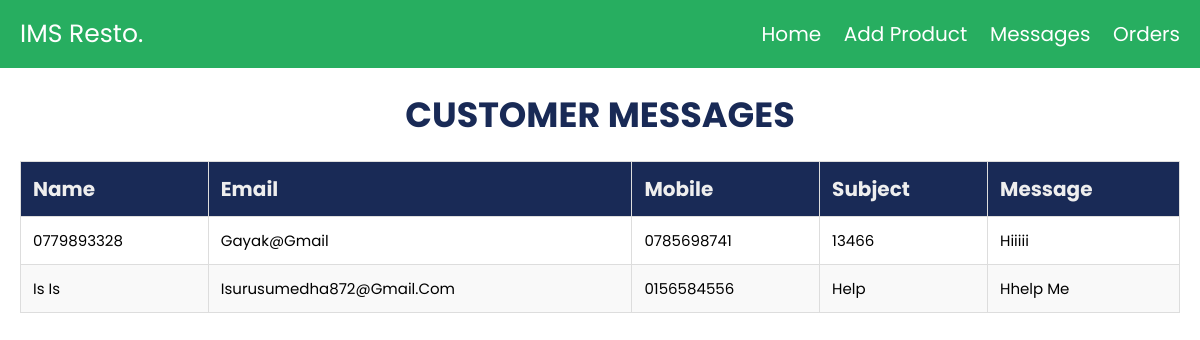
Screenshot of /resturent/viewmessage.php with the database file from the repository.
### tables this page shows
CREATE TABLE `contact_form` (
  `id` int(11) NOT NULL,
  `name` varchar(255) NOT NULL,
  `email` varchar(255) NOT NULL,
  `mobile` varchar(20) NOT NULL,
  `subject` varchar(255) NOT NULL,
  `message` text NOT NULL,
  `created_at` timestamp NOT NULL DEFAULT current_timestamp()
);

### resturent/viewmessage.php (the view, shortened to what this page needs)
<?php
@include 'config.php';
$select_messages = mysqli_query($conn, "SELECT * FROM `contact_form`");
$messages = [];
if(mysqli_num_rows($select_messages) > 0){
    while($row = mysqli_fetch_assoc($select_messages)){
        $messages[] = $row;
    }
}
?>
<!DOCTYPE html>
<html lang="en">
<head>
    <link rel="stylesheet" href="https://cdnjs.cloudflare.com/ajax/libs/font-awesome/6.0.0/css/all.min.css">
    <link rel="stylesheet" href="css/style.css">
    <header class="header">
        <div class="flex">
            <a href="#" class="logo">IMS resto.</a>
            <nav class="navbar">
                <a href="dashbord.php">home</a>
                <a href="admin.php">add product</a>
                <a href="viewmessage.php">messages</a>
                <a href="vieworders.php">orders</a>
            </nav>
        </div>
    </header>
</head>
<body>
<section class="messages-container">
<h1 class="heading">Customer Messages</h1>
    <table class="messages-table">
        <thead>
            <tr>
                <th>Name</th>
                <th>Email</th>
                <th>Mobile</th>
                <th>Subject</th>
                <th>Message</th>
            </tr>
        </thead>
        <tbody>
            <?php if(!empty($messages)): ?>
                <?php foreach($messages as $message): ?>
                    <tr>
                        <td><?php echo $message['name']; ?></td>
                        <td><?php echo $message['email']; ?></td>
                        <td><?php echo $message['mobile']; ?></td>
                        <td><?php echo $message['subject']; ?></td>
                        <td><?php echo $message['message']; ?></td>
                    </tr>
                <?php endforeach; ?>
            <?php else: ?>
                <tr>
                    <td colspan="5">No messages to display.</td>
                </tr>
            <?php endif; ?>
        </tbody>
    </table>
</section>
</body>
</html>

### resturent/css/style.css (style rules this page uses)
:root { --blue:#2980b9; --red:tomato; --orange:orange; --black:#192a56; --white:#fff; --bg-color:#eee; --dark-bg:rgba(0,0,0,.7); --box-shadow:0 .5rem 1.5rem rgba(0,0,0,.1); --border:.1rem solid #999; --green:#27ae60; --light-color:#666; }
* { font-family: 'Poppins', sans-serif; margin:0; padding:0; box-sizing: border-box; outline: none; border:none; text-decoration: none; text-transform: capitalize; }
html { font-size: 62.5%; overflow-x: hidden; }
section { padding:2rem; }
.heading { text-align: center; font-size: 3.5rem; text-transform: uppercase; color:var(--black); margin-bottom: 2rem; }
.header { background-color: var(--green); position: sticky; top:0; left:0; z-index: 1000; }
.flex { display: flex; align-items: center; padding:1.5rem 2rem; max-width: 1200px; margin:0 auto; }
.flex .logo { margin-right: auto; font-size: 2.5rem; color:var(--white); }
.flex .navbar a { margin-left: 2rem; font-size: 2rem; color:var(--white); }
.messages-table { width: 100%; border-collapse: collapse; margin-top: 20px; }
.messages-table th, .messages-table td { padding: 12px; border: 1px solid #ddd; text-align: left; font-size: 15px; }
.messages-table th { background-color:var(--black); font-size: 20px; color: var(--bg-color); }
.messages-table tr:nth-child(even) { background-color: #f9f9f9; }

### rows the page displays
contact_form: name "0779893328", email "Gayak@gmail", mobile "0785698741", subject "13466", message "Hiiiii"
contact_form: name "Is Is", email "Isurusumedha872@gmail.com", mobile "0156584556", subject "Help", message "Hhelp Me"
